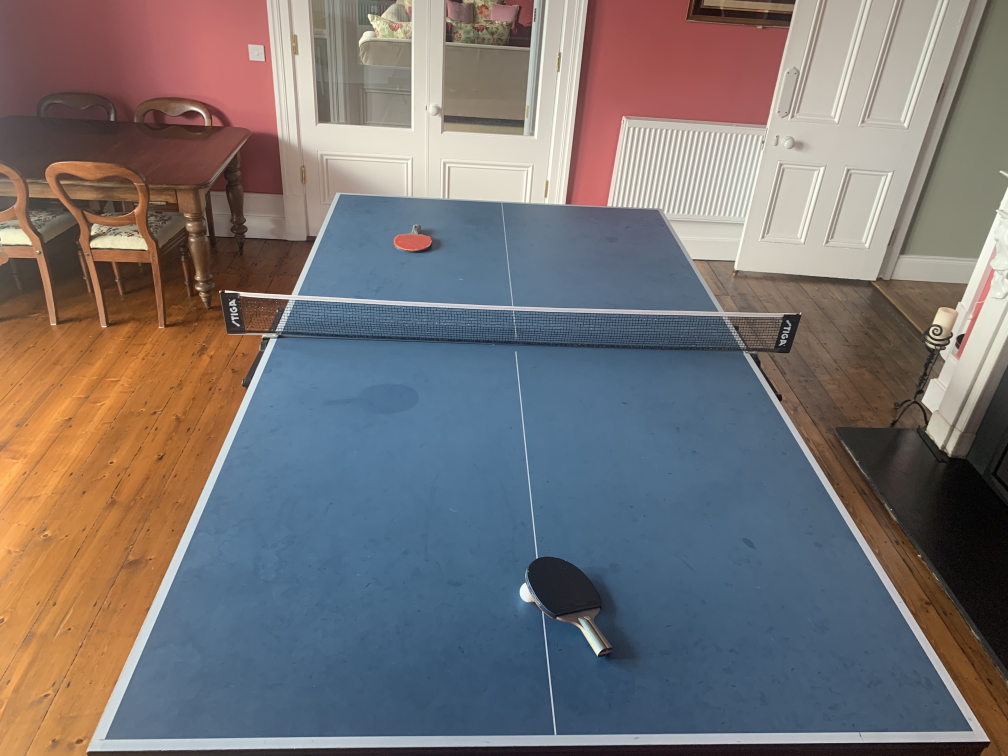
#> input picture python_vision_practise/Table4.jpg, 4032 x 3024 px (shown at 1/4 size)
$ python perspective.py
#> lines starting #> are read from the running program, lines starting #| are printed output that depends on the picture
# Performing a perspective transform on the iamge
import cv2
import numpy as np

img = cv2.imread("Table4.jpg")
#> img is the input picture: shape (3024, 4032, 3); mean B, G, R 114.8, 114.9, 120.7

tr_x = 1347;
tr_y = 766;

tl_x = 2640;
tl_y = 828;

br_x = 350;
br_y = 3000;

bl_x = 3958;
bl_y = 2963;

pts1 = np.float32([[tr_x, tr_y], [tl_x, tl_y], [br_x, br_y], [bl_x, bl_y]])

pts2 = np.float32([[0, 0], [500, 0], [0, 600], [500, 600]])
matrix = cv2.getPerspectiveTransform(pts1, pts2)
result = cv2.warpPerspective(img, matrix, (500, 600))
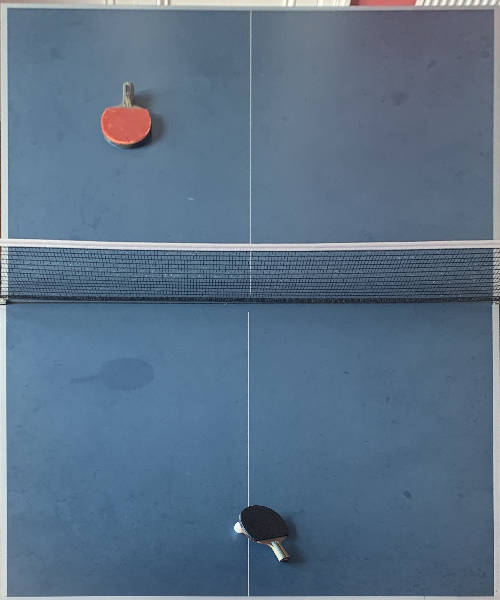
#> result: shape (600, 500, 3); mean B, G, R 135.4, 113.3, 91.1

cv2.imshow("Image", img)
cv2.imshow("Perspective transformation", result)

cv2.waitKey(0)
cv2.destroyAllWindows()
